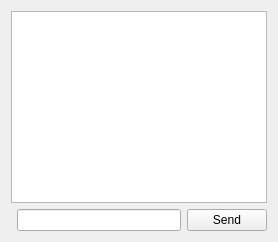
         <widget class="QWidget" name="tab_co_co">
          <attribute name="title">
           <string>Console</string>
          </attribute>
          <layout class="QGridLayout" name="gridLayout_14">
           <item row="1" column="2">
            <widget class="QPushButton" name="pushButton_co_co_send">
             <property name="locale">
              <locale language="English" country="UnitedStates"/>
             </property>
             <property name="text">
              <string>Send</string>
             </property>
            </widget>
           </item>
           <item row="0" column="0" colspan="3">
            <widget class="QTextEdit" name="textEdit_co_co_output">
             <property name="enabled">
              <bool>true</bool>
             </property>
             <property name="styleSheet">
              <string notr="true"/>
             </property>
             <property name="locale">
              <locale language="English" country="UnitedStates"/>
             </property>
             <property name="readOnly">
              <bool>true</bool>
             </property>
             <property name="html">
              <string notr="true">&lt;!DOCTYPE HTML PUBLIC &quot;-//W3C//DTD HTML 4.0//EN&quot; &quot;http://www.w3.org/TR/REC-html40/strict.dtd&quot;&gt;
&lt;html&gt;&lt;head&gt;&lt;meta name=&quot;qrichtext&quot; content=&quot;1&quot; /&gt;&lt;style type=&quot;text/css&quot;&gt;
p, li { white-space: pre-wrap; }
&lt;/style&gt;&lt;/head&gt;&lt;body style=&quot; font-family:'MS Shell Dlg 2'; font-size:8.25pt; font-weight:400; font-style:normal;&quot;&gt;
&lt;p style=&quot;-qt-paragraph-type:empty; margin-top:0px; margin-bottom:0px; margin-left:0px; margin-right:0px; -qt-block-indent:0; text-indent:0px; font-family:'Ubuntu'; font-size:11pt;&quot;&gt;&lt;br /&gt;&lt;/p&gt;&lt;/body&gt;&lt;/html&gt;</string>
             </property>
            </widget>
           </item>
           <item row="1" column="1">
            <widget class="QLineEdit" name="lineEdit_co_co_input">
             <property name="locale">
              <locale language="English" country="UnitedStates"/>
             </property>
            </widget>
           </item>
          </layout>
         </widget>
